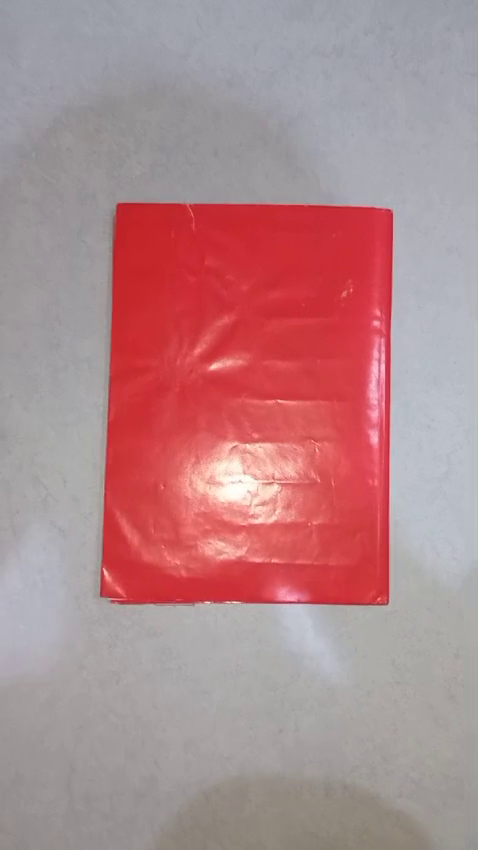
#> input picture frame 38 of Bonus/buku merah.mp4, 478 x 850 px
$ python 'CV Bonus_NathanAdhikaSantosa_19624063.py'
#> lines starting #> are read from the running program, lines starting #| are printed output that depends on the picture; after the words box and inside, x2 and y2 are one past the last pixel; in counts of white or black regions, pixels touching at a corner belong together
import cv2 as cv #import library cv2 dan disingkatkan menjadi cv
import numpy as np # import library numpy dan disingkatkan menjadi np

capture = cv.VideoCapture("C:/Users/Nathan A.S/Downloads/buku merah.mp4") # mengambil file video dari path OS yang ada di device

lower_HSV = np.array([160, 100, 150]) # set batasan bawah HUE, Saturation, dan value
upper_HSV = np.array([180, 255, 255]) # set batasan atas HUE, Saturation, dan value
while True: # selama True maka akan looping terus
    isTrue, frame = capture.read() # set kondisi loop sebagai True dan set frame sebagai pembacaan video yang berupa satu frame dari video
#> frame is the input picture: shape (850, 478, 3); mean B, G, R 140.1, 136.7, 177.1
    masked_frame = cv.cvtColor(frame, cv.COLOR_BGR2HSV) # Untuk mask frame dengan mengubah warna dari RGB(dalam opencv, semua media akan terdeteksi sebagai BGR) menjadi HSV
#> masked_frame: shape (850, 478, 3); mean H, S, V 99.8, 56.4, 180
    HSV = cv.inRange(masked_frame, lower_HSV, upper_HSV) # Mengubah frame yang telah dimask sehinggga hanya menampilkan warna merah sebab batasan bawah dan atas HSV
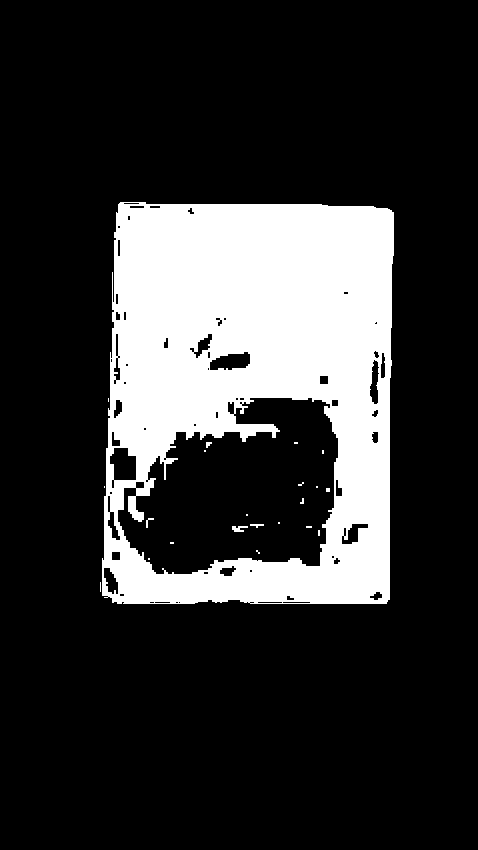
#> HSV: shape (850, 478); 20.2% white; 22 white regions (17 under 20 px), largest, box (x1, y1, x2, y2) and area: (102, 202, 394, 604) 81748, (232, 526, 248, 532) 64, (250, 524, 264, 528) 32, (146, 518, 154, 528) 28, (206, 442, 212, 448) 24
    edge = cv.Canny(HSV, 200, 1000) # Mencari batasan atau pinggiran dari sebuah objek dengan Canny edge detection
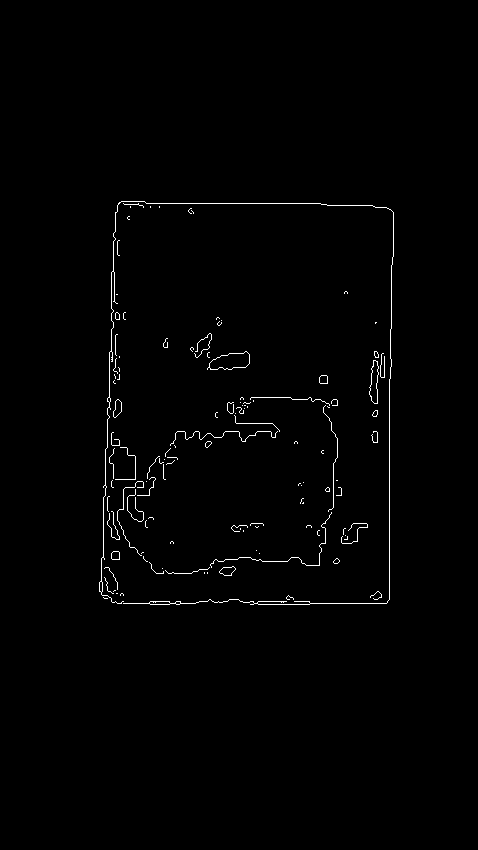
#> edge: shape (850, 478); 0.95% white in thin lines or dots, all inside (x1, y1, x2, y2) = (99, 201, 394, 605)
    dilate = cv.dilate(edge, None, iterations=5) # Menambahkan jumlah pixel di batasan objek
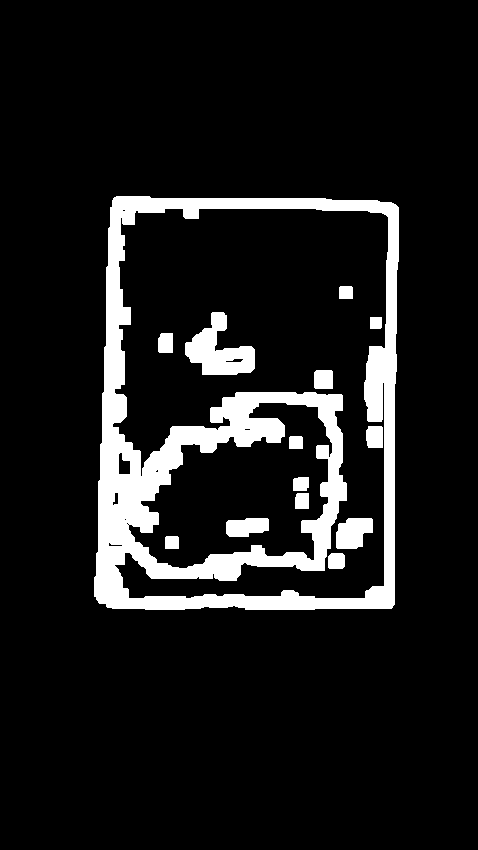
#> dilate: shape (850, 478); 10.3% white; 14 white regions

    ret, thresh = cv.threshold(dilate, 125,255, cv.THRESH_BINARY) # Memberi value pada setiap pixel yang didalam frame sehingga yang berwarna merah akan bernilai 1
    contours, hierarchies = cv.findContours(thresh, cv.RETR_EXTERNAL, cv.CHAIN_APPROX_SIMPLE) # Mencari Contours
#> contours = 1 contour; box (x1, y1, x2, y2) and area: (94, 196, 399, 610) 119893
    for contour in contours:
        if cv.contourArea(contour) > 200: # Mencari area contour yang lebih dari 200
            x,y,w,h = cv.boundingRect(contour) # Mencari koordinat contour

            cv.rectangle(frame, (x,y), (x+w, y+h), (255, 0, 0), thickness=2) # Menggambar persegi atau persegipanjang pada frame berdasarkan koordinat yang didapatkan
            cv.putText(frame, "Objek", (x,y-11), cv.QT_FONT_NORMAL, 0.5, (0,0,255), thickness=2) # Memberi nama untuk objek yang terdeteksi
#> this loop made 1 pass
#> (x, y, w, h) on pass 1: (94, 196, 305, 414)
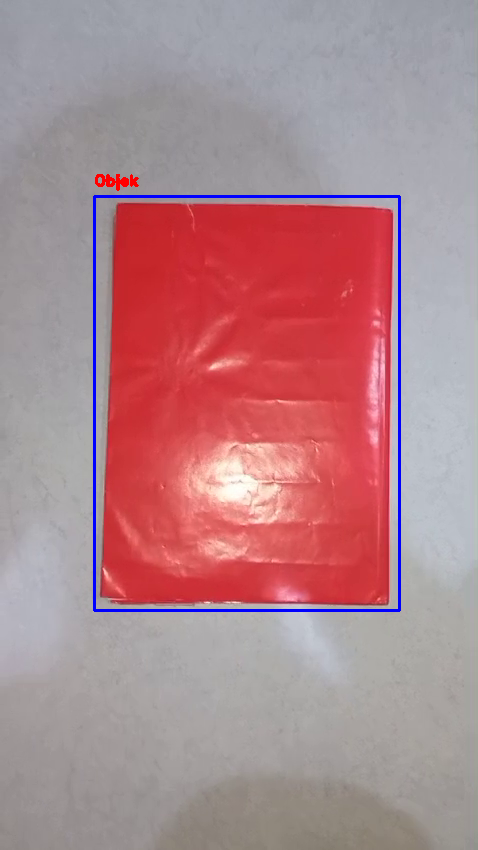
#> frame: shape (850, 478, 3); 1.16% of pixels changed, all inside (x1, y1, x2, y2) = (93, 174, 401, 612)
    cv.imshow('Objek Terdeteksi', frame) # Menampilkan frame yang telah deteksi objek
    if cv.waitKey(20) & 0xFF==ord('d'): # Jika key d terpencet maka program akan berhenti
#> (key Esc is pressed here)
        break

$ run again, starting later in the video
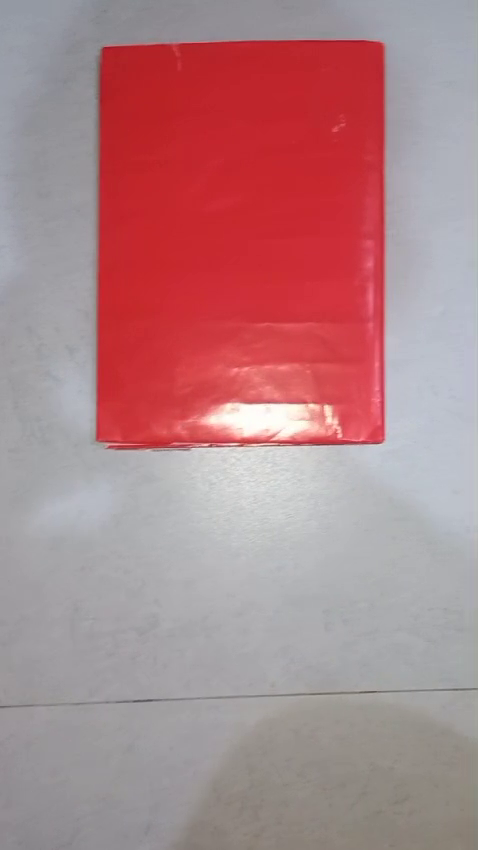
#> input picture frame 172 of Bonus/buku merah.mp4, 478 x 850 px
#> frame is the input picture: shape (850, 478, 3); mean B, G, R 136.7, 132.6, 175
#> masked_frame: shape (850, 478, 3); mean H, S, V 122.1, 61.4, 178
#> `HSV = cv.inRange(masked_frame, lower_HSV, upper_HSV)`:
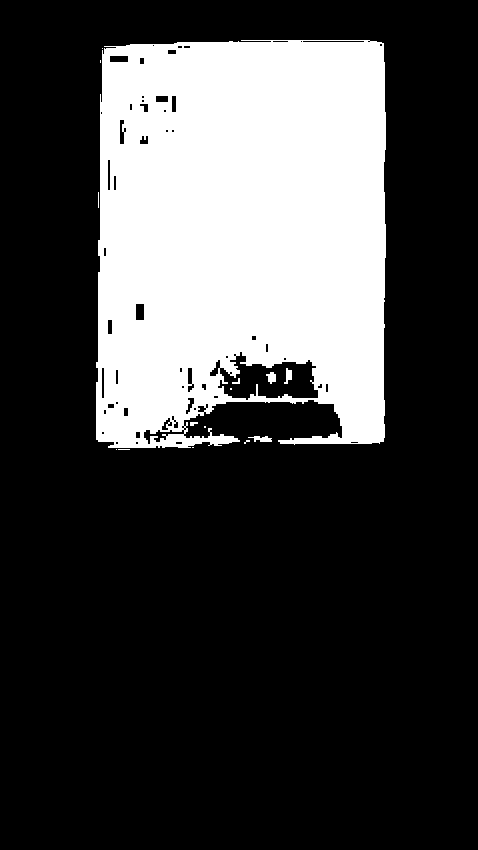
#> HSV: shape (850, 478); 26% white; 15 white regions (9 under 20 px), largest, box (x1, y1, x2, y2) and area: (96, 40, 386, 448) 105239, (248, 436, 272, 442) 90, (266, 372, 276, 384) 80, (284, 368, 292, 384) 76, (232, 378, 240, 384) 24, (190, 422, 198, 426) 24
#> edge: shape (850, 478); 0.78% white in thin lines or dots, all inside (x1, y1, x2, y2) = (95, 39, 386, 451)
#> dilate: shape (850, 478); 8.1% white; 7 white regions
#> contours = 1 contour; box (x1, y1, x2, y2) and area: (90, 34, 391, 456) 122648
#> the loop `for contour in contours:` made 1 pass
#> (x, y, w, h) on pass 1: (90, 34, 301, 422)
#> after the loop `for contour in contours:`:
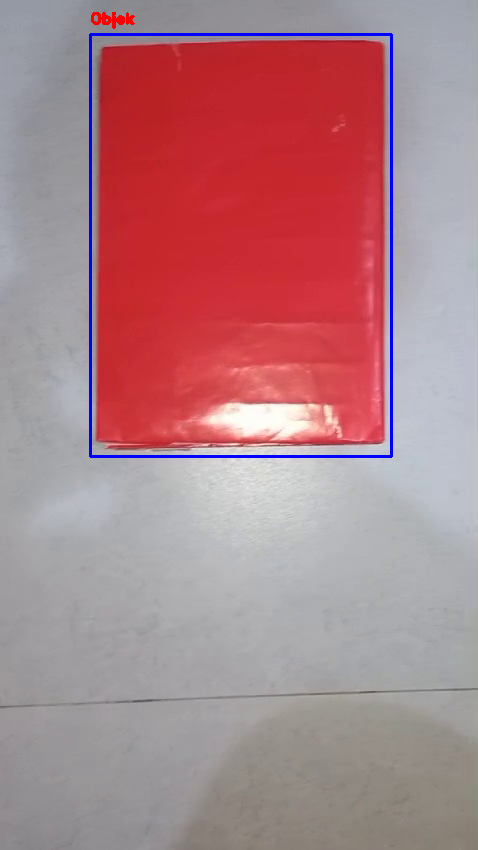
#> frame: shape (850, 478, 3); 1.16% of pixels changed, all inside (x1, y1, x2, y2) = (89, 12, 393, 458)

$ run again, starting later in the video
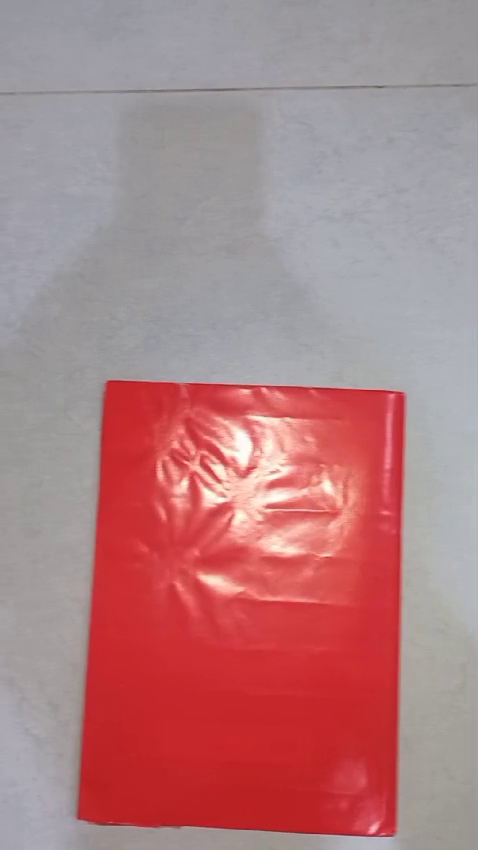
#> input picture frame 307 of Bonus/buku merah.mp4, 478 x 850 px
#> frame is the input picture: shape (850, 478, 3); mean B, G, R 131.1, 127.9, 176.5
#> masked_frame: shape (850, 478, 3); mean H, S, V 108.4, 67.2, 179
#> `HSV = cv.inRange(masked_frame, lower_HSV, upper_HSV)`:
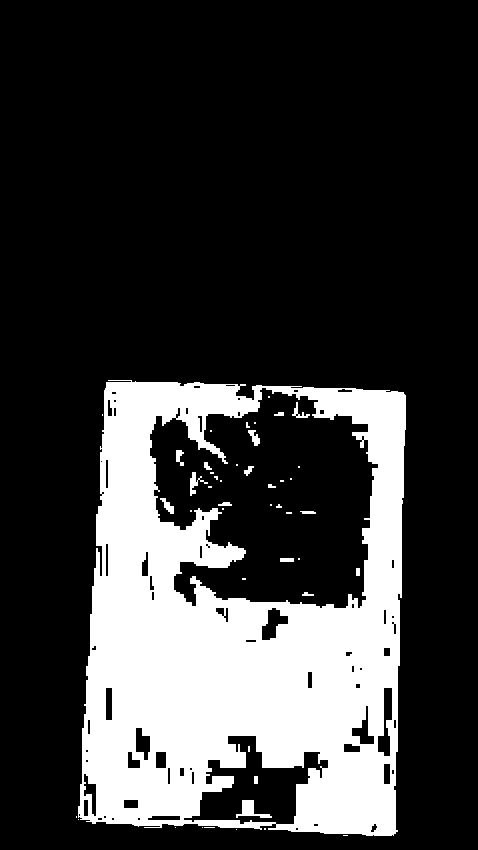
#> HSV: shape (850, 478); 22.8% white; 46 white regions (29 under 20 px), largest, box (x1, y1, x2, y2) and area: (78, 380, 406, 836) 91282, (236, 800, 272, 818) 264, (190, 472, 208, 496) 146
#> edge: shape (850, 478); 1.4% white in thin lines or dots, all inside (x1, y1, x2, y2) = (75, 379, 406, 837)
#> dilate: shape (850, 478); 15% white; 11 white regions
#> contours = 1 contour; box (x1, y1, x2, y2) and area: (70, 374, 411, 842) 145276
#> the loop `for contour in contours:` made 1 pass
#> (x, y, w, h) on pass 1: (70, 374, 341, 468)
#> after the loop `for contour in contours:`:
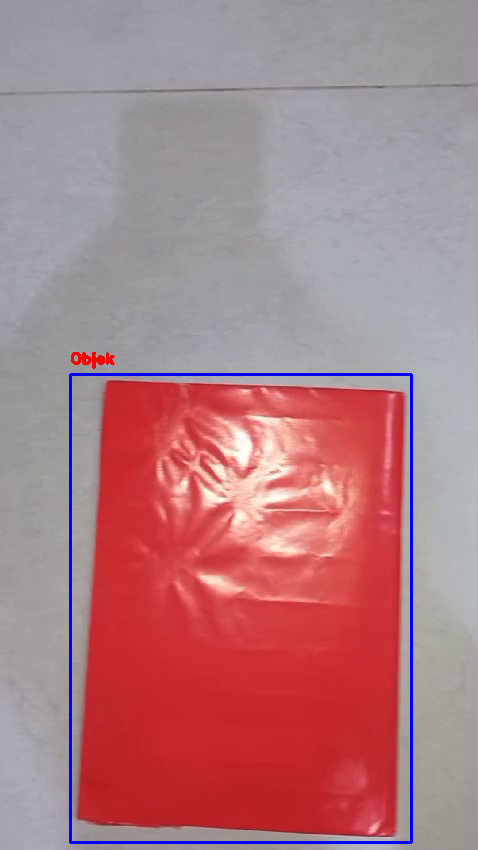
#> frame: shape (850, 478, 3); 1.29% of pixels changed, all inside (x1, y1, x2, y2) = (69, 352, 413, 844)
